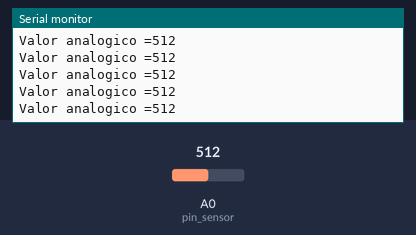
The sketch below on a simulated Arduino Uno, built with avr-gcc and run on an emulated ATmega328P. Parts: the last lines printed to the serial monitor. The inputs (shaded band) are chosen by the test bench; at power-on: A0 (pin_sensor) = 512.

Above: at 1.2 s.
1.3 s: A0 (pin_sensor) set to 716
At 1.56 s:
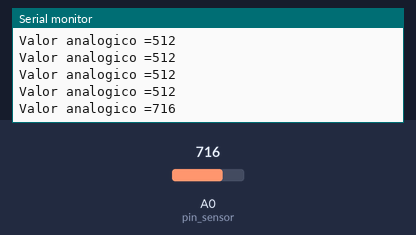
2.8 s: A0 (pin_sensor) set to 900
At 2.96 s:
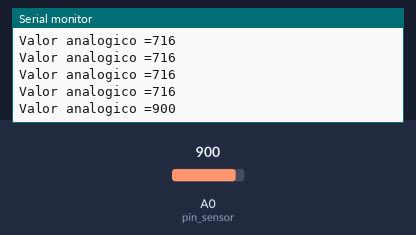
Timing chart, 0 to 5.8 s (numbered marks = the images above; inputs shaded):
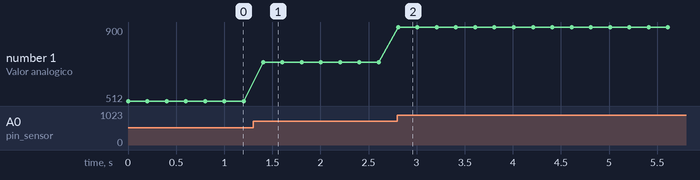

Measured:
- after the input at 1.3 s, the serial monitor: prints a new line after 0.10 s (image 1)
- after the input at 2.8 s, the serial monitor: prints a new line at once (image 2)
- plotted number 1: 512 → 716 after the input at 1.3 s, 716 → 900 after the input at 2.8 s

The sketch:

Ler_analogico.ino
```cpp
int pin_sensor = A0;
int valor_sensor = 0;
void setup() {
  pinMode(pin_sensor,INPUT);
  Serial.begin(115200);
}

void loop() {
  valor_sensor = analogRead(pin_sensor);
  Serial.print("Valor analogico =");
  Serial.println(valor_sensor);
  delay(200);


}
```
